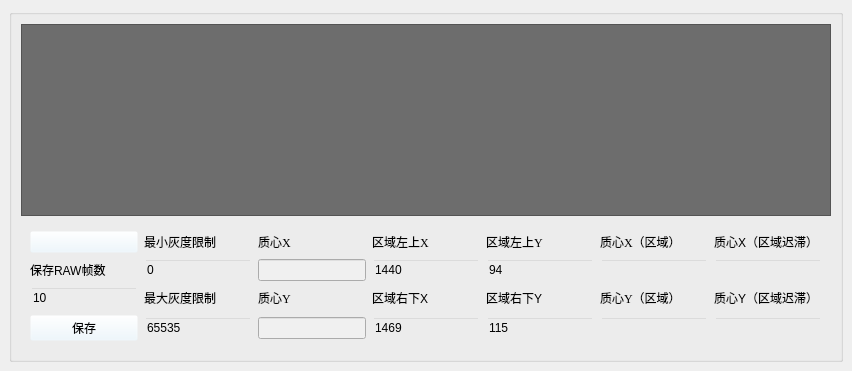
  <widget class="QDockWidget" name="dockWidget_imageShow">
   <property name="minimumSize">
    <size>
     <width>586</width>
     <height>348</height>
    </size>
   </property>
   <property name="styleSheet">
    <string notr="true"/>
   </property>
   <property name="windowTitle">
    <string>图像显示窗口</string>
   </property>
   <attribute name="dockWidgetArea">
    <number>2</number>
   </attribute>
   <widget class="QWidget" name="dockWidgetContents_7">
    <layout class="QVBoxLayout" name="verticalLayout">
     <item>
      <widget class="QGroupBox" name="groupBox_4">
       <property name="styleSheet">
        <string notr="true">background-color: rgb(240, 240, 240);
background-color:rgb(234,247,255);
background-color:rgba(234,247,255,0);</string>
       </property>
       <property name="title">
        <string/>
       </property>
       <layout class="QVBoxLayout" name="verticalLayout_4">
        <item>
         <widget class="NewGraphicsView" name="graphicsView">
          <property name="styleSheet">
           <string notr="true">background-color: qlineargradient(spread:pad, x1:0, y1:0, x2:1, y2:0, stop:0 rgba(0, 0, 0, 255), stop:1 rgba(255, 255, 255, 255));
background-color: rgb(109, 109, 109);</string>
          </property>
         </widget>
        </item>
        <item>
         <widget class="QWidget" name="widget" native="true">
          <layout class="QGridLayout" name="gridLayout">
           <item row="4" column="3">
            <widget class="QLabel" name="label_38">
             <property name="font">
              <font>
               <family>Times New Roman</family>
              </font>
             </property>
             <property name="text">
              <string>区域左上X</string>
             </property>
            </widget>
           </item>
           <item row="7" column="6">
            <widget class="QLabel" name="label_37">
             <property name="font">
              <font>
               <family>Times New Roman</family>
              </font>
             </property>
             <property name="text">
              <string>质心Y（区域）</string>
             </property>
            </widget>
           </item>
           <item row="8" column="2">
            <widget class="QLineEdit" name="lineEdit_centroidY">
             <property name="styleSheet">
              <string notr="true">background-color: rgb(240, 240, 240);</string>
             </property>
             <property name="readOnly">
              <bool>true</bool>
             </property>
            </widget>
           </item>
           <item row="7" column="1">
            <widget class="QLabel" name="label_43">
             <property name="font">
              <font>
               <family>Times New Roman</family>
              </font>
             </property>
             <property name="text">
              <string>最大灰度限制</string>
             </property>
            </widget>
           </item>
           <item row="6" column="1">
            <widget class="QLineEdit" name="lineEdit_minGray">
             <property name="text">
              <string>0</string>
             </property>
            </widget>
           </item>
           <item row="8" column="4">
            <widget class="QLineEdit" name="lineEdit_rightDownPointY">
             <property name="text">
              <string>115</string>
             </property>
            </widget>
           </item>
           <item row="6" column="3">
            <widget class="QLineEdit" name="lineEdit_leftUpPointX">
             <property name="text">
              <string>1440</string>
             </property>
            </widget>
           </item>
           <item row="4" column="7">
            <widget class="QLabel" name="label_49">
             <property name="text">
              <string>质心X（区域迟滞）</string>
             </property>
            </widget>
           </item>
           <item row="8" column="7">
            <widget class="QLineEdit" name="lineEdit_centroidY_Limit2"/>
           </item>
           <item row="6" column="6">
            <widget class="QLineEdit" name="lineEdit_centroidX_Limit">
             <property name="readOnly">
              <bool>true</bool>
             </property>
            </widget>
           </item>
           <item row="4" column="4">
            <widget class="QLabel" name="label_40">
             <property name="font">
              <font>
               <family>Times New Roman</family>
              </font>
             </property>
             <property name="text">
              <string>区域左上Y</string>
             </property>
            </widget>
           </item>
           <item row="7" column="7">
            <widget class="QLabel" name="label_50">
             <property name="text">
              <string>质心Y（区域迟滞）</string>
             </property>
            </widget>
           </item>
           <item row="6" column="4">
            <widget class="QLineEdit" name="lineEdit_leftUpPointY">
             <property name="text">
              <string>94</string>
             </property>
            </widget>
           </item>
           <item row="4" column="1">
            <widget class="QLabel" name="label_42">
             <property name="font">
              <font>
               <family>Times New Roman</family>
              </font>
             </property>
             <property name="text">
              <string>最小灰度限制</string>
             </property>
            </widget>
           </item>
           <item row="7" column="3">
            <widget class="QLabel" name="label_44">
             <property name="text">
              <string>区域右下X</string>
             </property>
            </widget>
           </item>
           <item row="7" column="4">
            <widget class="QLabel" name="label_45">
             <property name="text">
              <string>区域右下Y</string>
             </property>
            </widget>
           </item>
           <item row="6" column="2">
            <widget class="QLineEdit" name="lineEdit_centroidX">
             <property name="styleSheet">
              <string notr="true">background-color: rgb(240, 240, 240);</string>
             </property>
             <property name="readOnly">
              <bool>true</bool>
             </property>
            </widget>
           </item>
           <item row="8" column="1">
            <widget class="QLineEdit" name="lineEdit_maxGray">
             <property name="text">
              <string>65535</string>
             </property>
            </widget>
           </item>
           <item row="4" column="2">
            <widget class="QLabel" name="label">
             <property name="font">
              <font>
               <family>Times New Roman</family>
              </font>
             </property>
             <property name="text">
              <string>质心X</string>
             </property>
            </widget>
           </item>
           <item row="6" column="7">
            <widget class="QLineEdit" name="lineEdit_centroidX_Limit2"/>
           </item>
           <item row="8" column="0">
            <widget class="QPushButton" name="pushButton_startSaveRaw">
             <property name="text">
              <string>保存</string>
             </property>
            </widget>
           </item>
           <item row="4" column="6">
            <widget class="QLabel" name="label_3">
             <property name="font">
              <font>
               <family>Times New Roman</family>
              </font>
             </property>
             <property name="text">
              <string>质心X（区域）</string>
             </property>
            </widget>
           </item>
           <item row="7" column="2">
            <widget class="QLabel" name="label_2">
             <property name="font">
              <font>
               <family>Times New Roman</family>
              </font>
             </property>
             <property name="text">
              <string>质心Y</string>
             </property>
            </widget>
           </item>
           <item row="8" column="6">
            <widget class="QLineEdit" name="lineEdit_centroidY_Limit">
             <property name="readOnly">
              <bool>true</bool>
             </property>
            </widget>
           </item>
           <item row="8" column="3">
            <widget class="QLineEdit" name="lineEdit_rightDownPointX">
             <property name="text">
              <string>1469</string>
             </property>
            </widget>
           </item>
           <item row="4" column="0">
            <widget class="QPushButton" name="pushButton_downImg">
             <property name="text">
              <string/>
             </property>
             <property name="icon">
              <iconset theme="emblem-downloads"/>
             </property>
            </widget>
           </item>
           <item row="6" column="0">
            <widget class="QLabel" name="label_51">
             <property name="text">
              <string>保存RAW帧数</string>
             </property>
            </widget>
           </item>
           <item row="7" column="0">
            <widget class="QLineEdit" name="lineEdit_saveRawNum">
             <property name="text">
              <string>10</string>
             </property>
            </widget>
           </item>
          </layout>
         </widget>
        </item>
       </layout>
      </widget>
     </item>
    </layout>
   </widget>
  </widget>
